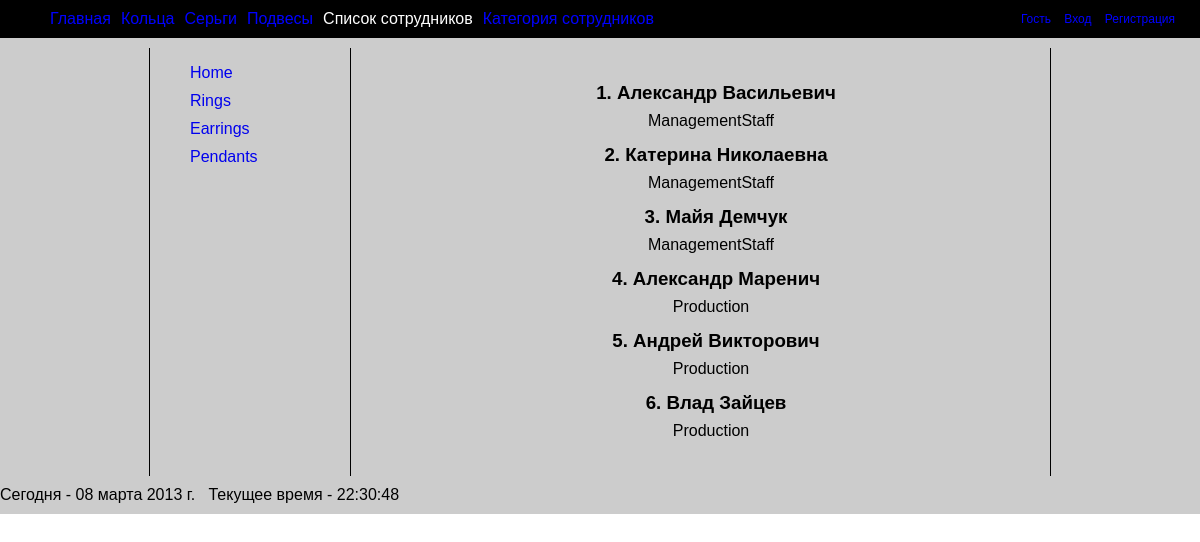
The page /employees_group_view/employees_list/ on the database as committed earlier.
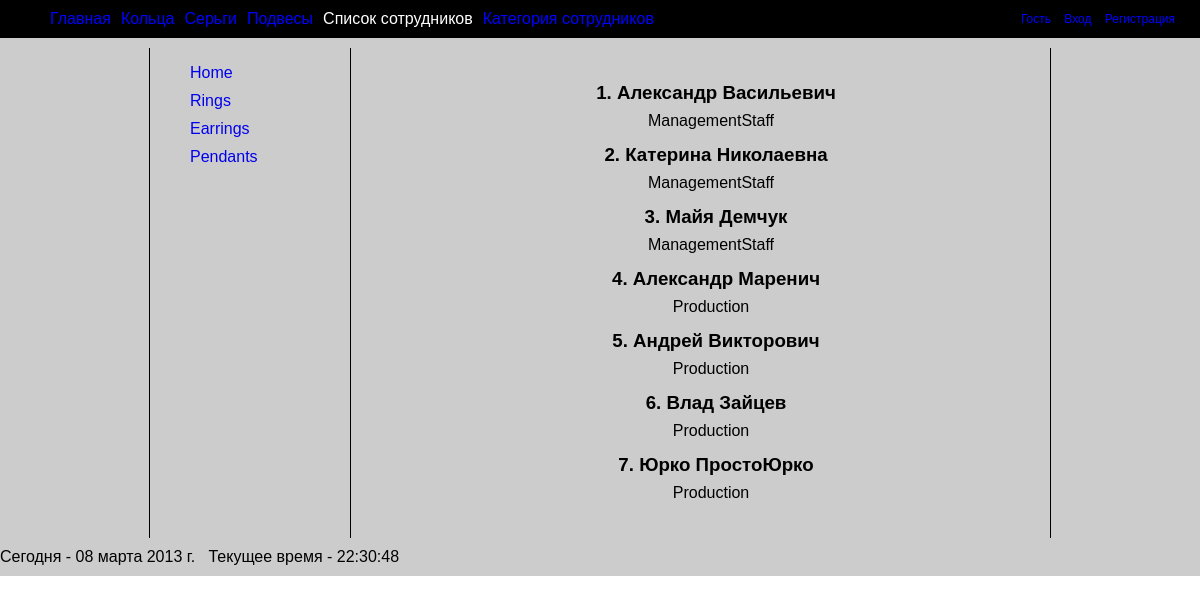
The same page on the database as committed later.
### myjeweler/apps/employees/models.py (models this page shows, shortened)
class Employee(models.Model):
	group = models.ForeignKey(Group)
	first_name = models.CharField(max_length = 30)
	last_name = models.CharField(max_length = 30)
	skype = models.CharField(max_length = 255, blank = True, null = True)
	email = models.EmailField(max_length = 255, blank = True, null = True)
	github = models.URLField(max_length = 255, blank = True, null = True)
	cell = models.CharField(max_length = 15, blank = True, null = True)

class Group(models.Model):
	name = models.CharField(max_length = 30)
	def __unicode__(self):
		return self.name

### myjeweler/apps/employees/views.py (the view)
def	employees_list(request):
	items = Employee.objects.all()
	return render(request, 'employees_list.html',
				{'items': items})

### myjeweler/templates/employees_list.html
{% extends "base.html" %}
{% block employee_list_class %} class="active" {% endblock %}
{% block content %}
			{% for item in items%}
			<ul>
				<li> <h3>{{ item.id}}. {{ item.first_name }} {{ item.last_name }}</h3> {{ item.group}}</li>
			</ul>
			{% endfor %}
{% endblock content %}

Rows that differ between the two databases and show on the page:
added Employee: id "7", first_name "Юрко", last_name "ПростоЮрко", group "Production"
